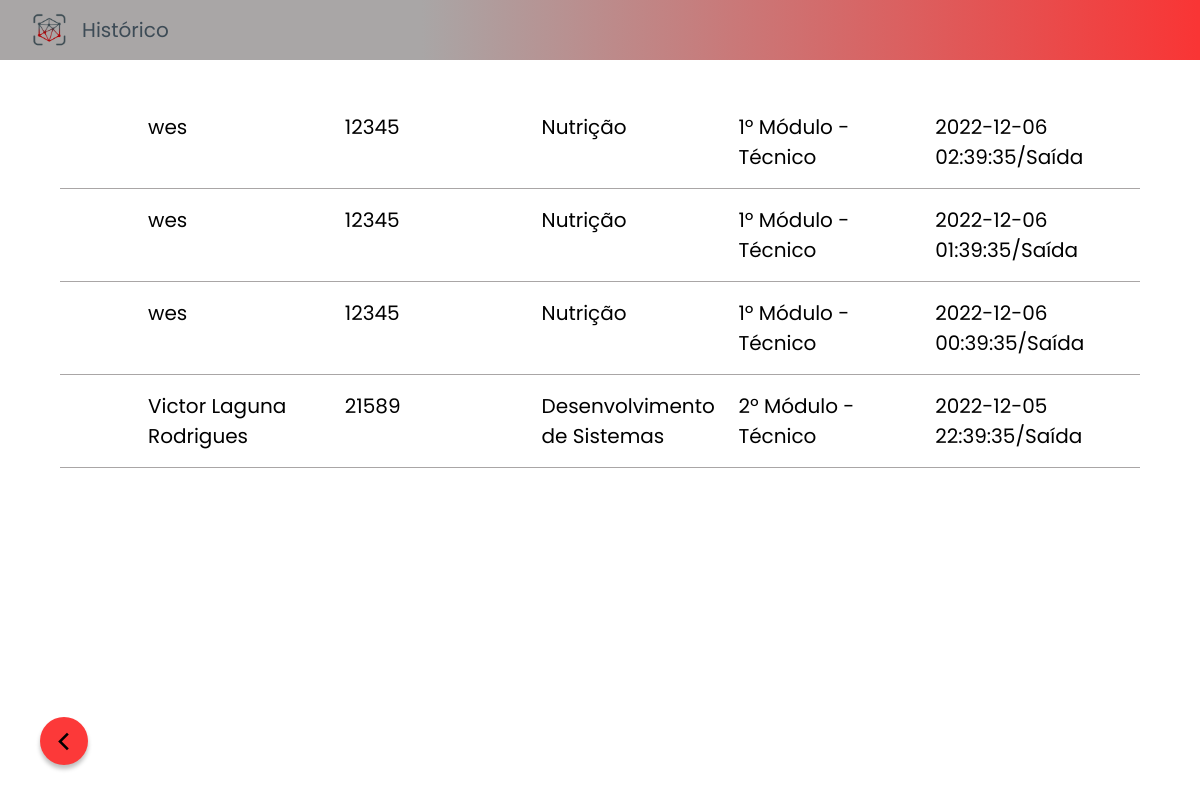
/view/registro.php (signed in), run on the app's committed database.
### tables this page shows
create table registro (
    rm int not null,
    entradaSaida datetime not null,
    foreign key(rm) references CadastroAluno(rm)
);

create table CadastroAluno(
    nome varchar(140) not null,
    rm int(5) not null primary key check (rm > 0 and rm <= 99999 ),
    email varchar(100) not null unique key,
    curso varchar(50) not null,
    periodo varchar(50) not null,
    status varchar(10) not null default 'Ativo'
);

### model/DAO/RegistroDAO.php (called while the page is built, shortened)
<?php
class RegistroDAO{
    function pegarTodosRegistros(){
        $pdo = conectar();
        $resul = $pdo->query("select cadastroaluno.nome, cadastroaluno.rm, cadastroaluno.curso, cadastroaluno.periodo, registro.entradaSaida from CadastroAluno inner join registro on cadastroaluno.rm = registro.rm order by registro.entradaSaida Desc limit 500 ;");
        return ($resul);
    }
}

### model/Registros.php (called while the page is built)
<?php
include_once('DAO/RegistroDAO.php');
class Registro {
    function pegarTodosRegistros(){
        $registroDAO = new RegistroDAO();
        $res = $registroDAO->pegarTodosRegistros();
        return $res;
    }
}

### controller/RegistroController.php (the view, shortened to what this page needs)
<?php
    include('../model/Registros.php');
    class RegistroController {
        function pegarTodosRegistros(){
            $registro = new Registro();
            return $registro->pegarTodosRegistros();
        }
        function lista(){
            $lista = $this->pegarTodosRegistros();
            $a = $lista ->fetchAll(PDO::FETCH_NUM);
            foreach ($a as $coluna => $valor) {
                if ($valor[2] == 'nut') {
                    $a[$coluna][2] = "Nutrição";
                }
                if ($valor[2] == 'ds') {
                    $a[$coluna][2] = "Desenvolvimento de Sistemas";
                }
            }
            foreach ($a as $coluna => $valor) {
                if ($valor[3] == 'pr-modulo') {
                    $a[$coluna][3] = "1º Módulo - Técnico";
                }
                if ($valor[3] == 'seg-modulo') {
                    $a[$coluna][3] = "2º Módulo - Técnico";
                }
            }
            foreach($a as $itens){
                echo
                '<li class="registro">
                    <div class="nome">'. $itens[0] .'</div>
                    <div class="rm">'. $itens[1] .'</div>
                    <div class="periodo">'. $itens[2] .'</div>
                    <div class="curso">'. $itens[3] .'</div>
                    <div class="entradaSaida">'. $itens[4] .'/Saída</div>
                </li>';
            }
        }
    }

### view/registro.php (shortened to what this page needs)
<?php
    include ('../Controller/RegistroController.php');
    $registroController = new RegistroController();
?>
<!DOCTYPE html>
<html lang="en">
<head>
    <link rel="stylesheet" href="../assets/css/variaveis.css">
    <link rel="stylesheet" href="../assets/css/corpo.css">
    <link rel="stylesheet" href="../assets/css/header-cadastro.css">
    <link rel="stylesheet" href="../assets/css/historico.css">
    <link rel="stylesheet" href="../assets/fontes/PTSans-Regular.ttf">
</head>
<body>
    <header class="header-cadastro">
        <img src="../assets/imagens/logo_icon.png" alt="Logo Sistema Face ID" class="header-cadastro__image">
        <h1 class="header__title">Histórico</h1>
    </header>
    <main id="registroMain">
        <ol id="historico">
            <?php
                $registroController ->lista();
            ?>
        </ol>
    </main>
    <a href="faceid.php" target="_self">
        <button class="voltar">
            <span id="voltarIcon" class="material-symbols-outlined">
            </span>
        </button>
    </a>
</body>
</html>

### assets/css/variaveis.css (style rules this page uses)
:root { --cor-fundo:#D6D4E2; --vermelho:#F93535; --cor-botao-escuro:#3D4B56; --cor-fundo-icons:#A9A6A6; --cor-fundo-container:#7A7A7A; --fonte:'Poppins', sans-serif; }

### assets/css/corpo.css (style rules this page uses)
* { padding: 0; margin: 0; text-decoration: none; outline: 0; border: none; box-sizing: border-box; font-family: var(--fonte); }
body { height: 100vh; }

### assets/css/header-cadastro.css (style rules this page uses)
.header-cadastro { background: linear-gradient(269.56deg, #F93535 0.25%, #A9A6A6 64.85%); width: 100%; height: 60px; position: relative; margin-bottom: 1rem; display: flex; align-items: center; padding: 0 2rem; gap: 1rem; }
.header-cadastro__image { width: 3%; }
.header__title { font-size: 20px; font-family: var(--fonte); font-weight: 400; color: var(--cor-botao-escuro); }

### assets/css/historico.css (style rules this page uses)
body { overflow-x: hidden; }
#registroMain { margin: 20px auto; width: 90vw; }
#historico { display: flex; flex-direction: column ; justify-content: center; padding:1rem 0; }
.registro { list-style: none; display: grid; grid-template-columns: repeat(5, 20%); gap: 0 1rem; border-bottom: 1px solid #A9A6A6; padding: 1rem 5.5rem; font-family: 'PT Sans', sans-serif; font-weight: 400; font-size: 20px ; }
.voltar { display: flex; align-items: center; justify-content: center; border-radius: 50%; background-color: rgb(252, 57, 57); box-shadow: 0px 4px 4px 0px #00000040; height: 48px; width: 48px; border-radius: 50%; transition: .4s all; position: fixed; bottom: 35px; left: 40px; }
#voltarIcon { font-size: 35px; }

### data on the page
registro: rm.nome "wes", rm.rm "12345", itens "Nutrição", itens "1º Módulo - Técnico", entradaSaida "2022-12-06 02:39:35"
registro: rm.nome "wes", rm.rm "12345", itens "Nutrição", itens "1º Módulo - Técnico", entradaSaida "2022-12-06 01:39:35"
registro: rm.nome "wes", rm.rm "12345", itens "Nutrição", itens "1º Módulo - Técnico", entradaSaida "2022-12-06 00:39:35"
registro: rm.nome "Victor Laguna Rodrigues", rm.rm "21589", itens "Desenvolvimento de Sistemas", itens "2º Módulo - Técnico", entradaSaida "2022-12-05 22:39:35"
